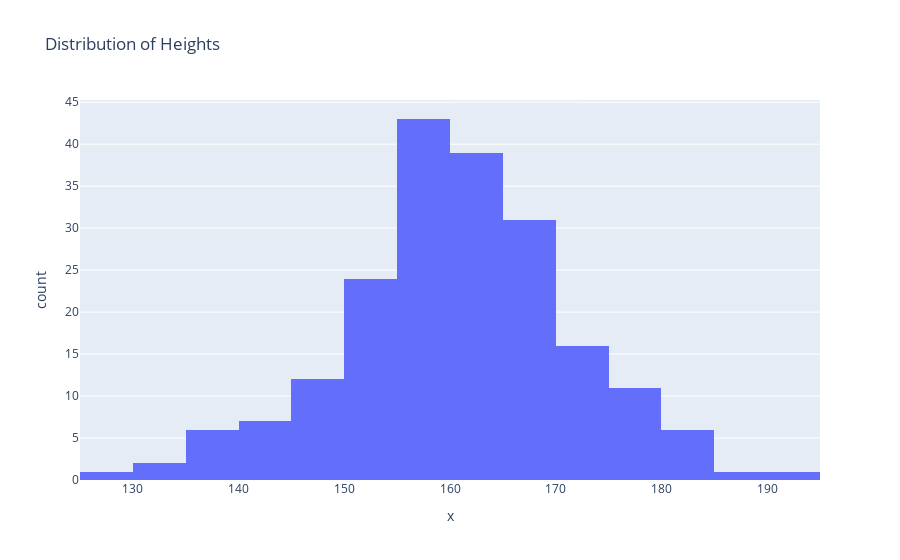

The cell this chart's notebook holds for it:
### Markdown cell above
## Histogram

### Code cell
import numpy as np
#Here we will concentrate on heights which are 160 and the standard deviation is 11
heights_array = np.random.normal(160, 11, 200)
## Use plotly express histogram chart function px.histogram.Provide input data x to the histogram
fig = px.histogram(x=heights_array,title="Distribution of Heights")
fig.show()

### Figure 1 — Plotly figure (JSON) as saved in the notebook; plotly's stock layout.template omitted (floating-point values rounded to 4 significant figures; data arrays with more than 128 entries replaced by an {"elided": "..."} marker saying what was removed)
{"data": [{"bingroup": "x", "hovertemplate": "x=%{x}<br>count=%{y}<extra></extra>", "legendgroup": "", "marker": {"color": "#636efa", "pattern": {"shape": ""}}, "name": "", "orientation": "v", "showlegend": false, "type": "histogram", "x": {"elided": "200 float values"}, "xaxis": "x", "yaxis": "y"}], "layout": {"barmode": "relative", "legend": {"tracegroupgap": 0}, "title": {"text": "Distribution of Heights"}, "xaxis": {"anchor": "y", "domain": [0, 1], "title": {"text": "x"}}, "yaxis": {"anchor": "x", "domain": [0, 1], "title": {"text": "count"}}}}
